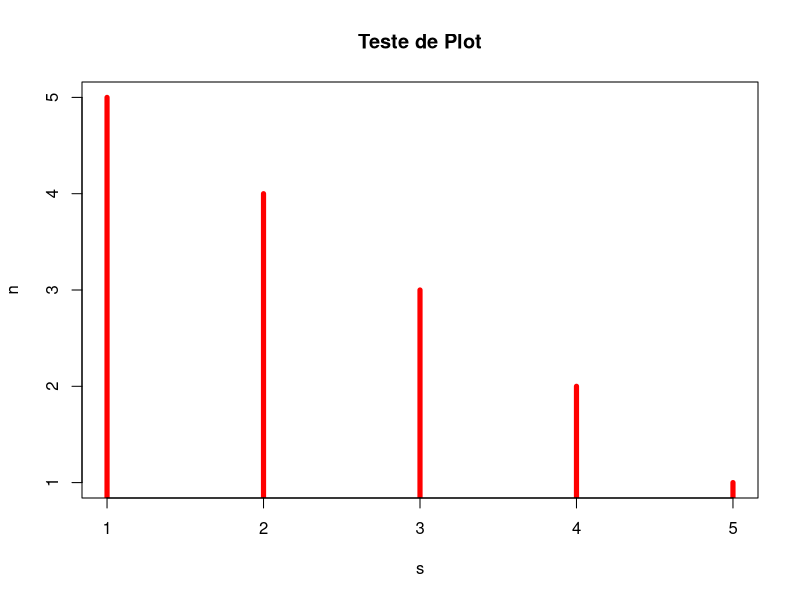
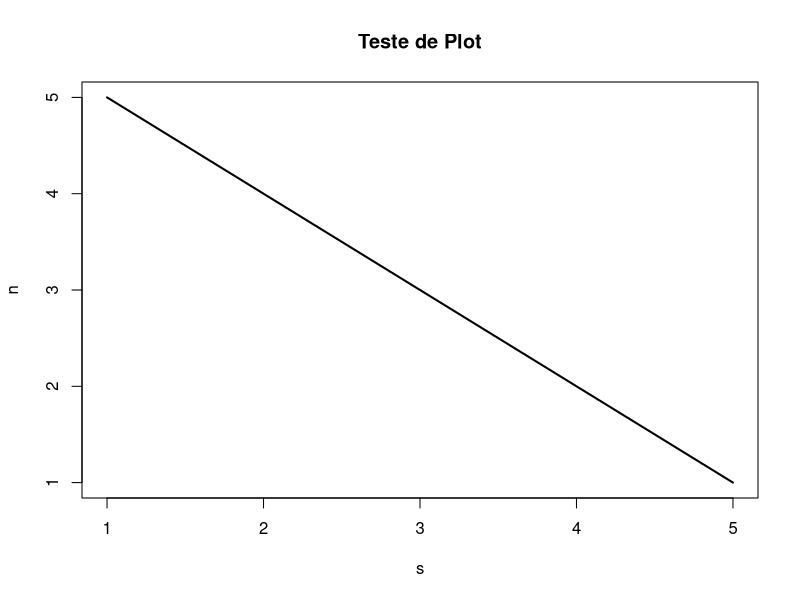

Recreate these plots in R, in order.
f1 <- function(n) {
  eixo_x <- numeric(n)
  eixo_y <- numeric(n)
  for (i in 0:n) {
    eixo_x[i] <- i
    eixo_y[i] <- (n-(i-1))
  }
  data.frame(eixo_x, eixo_y)
}
df=f1(5)
df$eixo_x
df$eixo_y
#plotar gráficos (x, y, tipo de grafico, label do eixo x e y, titulo do plot, cor do plot)
plot(df$eixo_x, df$eixo_y, type='h', ylab = 'n', xlab = 's',lwd = 5, main="Teste de Plot", col="red")
plot(df$eixo_x, df$eixo_y, type='l', ylab = 'n', xlab = 's', lwd = 2,main="Teste de Plot")

